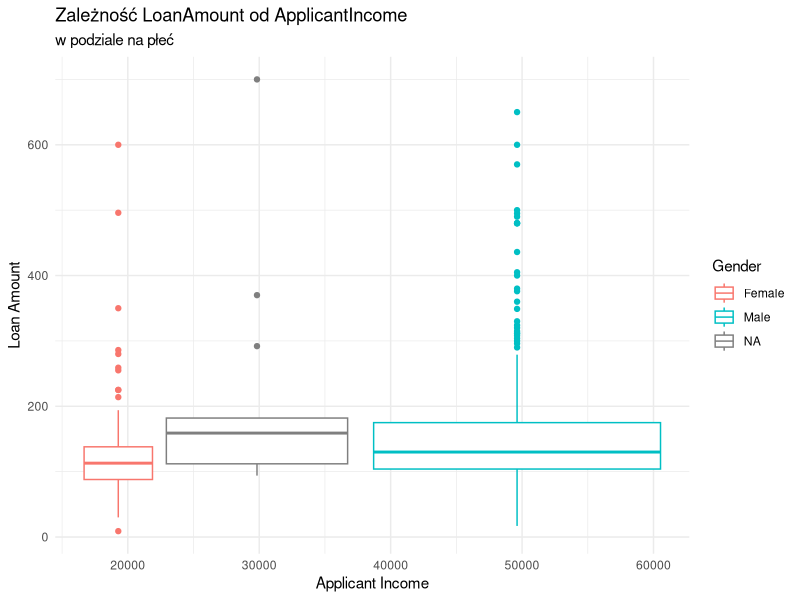
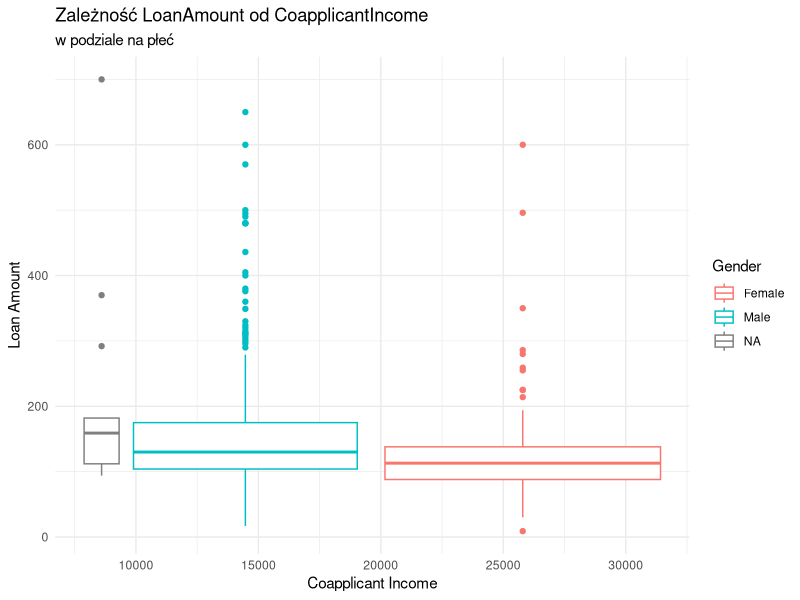
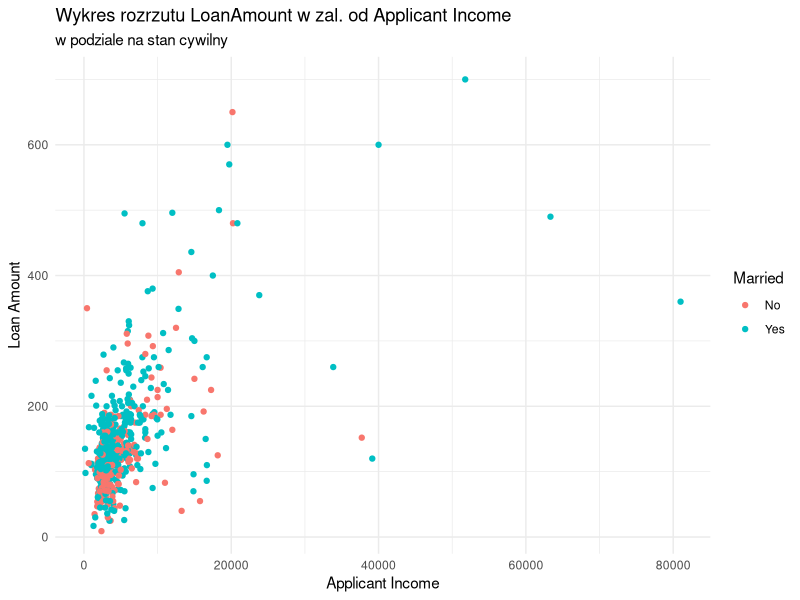

Write the R code that produced these figures, in order.
## ---- chunk 1
#Instalowanie
# options(repos = c(CRAN = "https://cloud.r-project.org"))
# install.packages(c("readr", "knitr", "kableExtra", "dplyr", "e1071", "ggplot2"), dependencies = TRUE)

#Importowanie
library(readr)
library(knitr)
library(kableExtra)
library(dplyr)
library(e1071)
library(ggplot2)
## ---- chunk 2
setwd("C:/Users/RSM18/Documents/Drazenie")
loan_data <- read_delim("train.csv", delim = ";", 
   escape_double = FALSE, col_types = cols(Dependents = col_number(), 
       LoanAmount = col_double()), trim_ws = TRUE)
attach(loan_data)
## ---- chunk 3
loan_data %>% 
  knitr::kable(col.names = gsub("[_]", " ", names(loan_data)), align = 'c', digits = 2, format.args = list(big.mark = ",")) %>% 
  scroll_box(width = "100%", height = "300px") %>% 
  kable_styling(bootstrap_options = c("striped", "responsive"), full_width = FALSE, position = "left", fixed_thead = TRUE)
## ---- chunk 4
loan_data %>% group_by(Gender) %>% summarise(
  Minimum = min(ApplicantIncome, na.rm = TRUE),
  Q1 = quantile(ApplicantIncome, probs = 0.25, na.rm = TRUE),
  Mediana = median(ApplicantIncome, na.rm = TRUE),
  Srednia = mean(ApplicantIncome, na.rm = TRUE),
  Q3 = quantile(ApplicantIncome, probs = 0.75, na.rm = TRUE),
  Maksimum = max(ApplicantIncome, na.rm = TRUE),
  Odchylenie = sd(ApplicantIncome, na.rm = TRUE),
  Asymetria_TMC = skewness(ApplicantIncome, na.rm = TRUE),
  Kurtoza = kurtosis(ApplicantIncome, na.rm = TRUE)
) %>% 
  knitr::kable(caption = 'ApplicantIncome', align = 'c', digits = 2, format.args = list(big.mark = ",")) %>% 
  kable_styling(bootstrap_options = c("striped", "responsive"), full_width = FALSE, position = "left")

loan_data %>% group_by(Gender) %>% summarise(
  Minimum = min(CoapplicantIncome, na.rm = TRUE),
  Q1 = quantile(CoapplicantIncome, probs = 0.25, na.rm = TRUE),
  Mediana = median(CoapplicantIncome, na.rm = TRUE),
  Srednia = mean(CoapplicantIncome, na.rm = TRUE),
  Q3 = quantile(CoapplicantIncome, probs = 0.75, na.rm = TRUE),
  Maksimum = max(CoapplicantIncome, na.rm = TRUE),
  Odchylenie = sd(CoapplicantIncome, na.rm = TRUE),
  Asymetria_TMC = skewness(CoapplicantIncome, na.rm = TRUE),
  Kurtoza = kurtosis(CoapplicantIncome, na.rm = TRUE)
) %>% 
  knitr::kable(caption = 'CoapplicantIncome', align = 'c', digits = 2, format.args = list(big.mark = ",")) %>% 
  kable_styling(bootstrap_options = c("striped", "responsive"), full_width = FALSE, position = "left")

loan_data %>% group_by(Gender) %>% summarise(
  Minimum = min(LoanAmount, na.rm = TRUE),
  Q1 = quantile(LoanAmount, probs = 0.25, na.rm = TRUE),
  Mediana = median(LoanAmount, na.rm = TRUE),
  Srednia = mean(LoanAmount, na.rm = TRUE),
  Q3 = quantile(LoanAmount, probs = 0.75, na.rm = TRUE),
  Maksimum = max(LoanAmount, na.rm = TRUE),
  Odchylenie = sd(LoanAmount, na.rm = TRUE),
  Asymetria_TMC = skewness(LoanAmount, na.rm = TRUE),
  Kurtoza = kurtosis(LoanAmount, na.rm = TRUE)
) %>% 
  knitr::kable(caption = 'LoanAmount', align = 'c', digits = 2, format.args = list(big.mark = ",")) %>% 
  kable_styling(bootstrap_options = c("striped", "responsive"), full_width = FALSE, position = "left")

## ---- chunk 5
loan_data %>% filter(is.na(Married) == FALSE) %>% 
  group_by(Married) %>% summarise(
  Minimum = min(ApplicantIncome, na.rm = TRUE),
  Q1 = quantile(ApplicantIncome, probs = 0.25, na.rm = TRUE),
  Mediana = median(ApplicantIncome, na.rm = TRUE),
  Srednia = mean(ApplicantIncome, na.rm = TRUE),
  Q3 = quantile(ApplicantIncome, probs = 0.75, na.rm = TRUE),
  Maksimum = max(ApplicantIncome, na.rm = TRUE),
  Odchylenie = sd(ApplicantIncome, na.rm = TRUE),
  Asymetria_TMC = skewness(ApplicantIncome, na.rm = TRUE),
  Kurtoza = kurtosis(ApplicantIncome, na.rm = TRUE)
) %>% 
  knitr::kable(caption = 'ApplicantIncome', align = 'c', digits = 2, format.args = list(big.mark = ",")) %>% 
  kable_styling(bootstrap_options = c("striped", "responsive"), full_width = FALSE, position = "left")

loan_data %>% filter(is.na(Married) == FALSE) %>%
  group_by(Married) %>% summarise(
  Minimum = min(CoapplicantIncome, na.rm = TRUE),
  Q1 = quantile(CoapplicantIncome, probs = 0.25, na.rm = TRUE),
  Mediana = median(CoapplicantIncome, na.rm = TRUE),
  Srednia = mean(CoapplicantIncome, na.rm = TRUE),
  Q3 = quantile(CoapplicantIncome, probs = 0.75, na.rm = TRUE),
  Maksimum = max(CoapplicantIncome, na.rm = TRUE),
  Odchylenie = sd(CoapplicantIncome, na.rm = TRUE),
  Asymetria_TMC = skewness(CoapplicantIncome, na.rm = TRUE),
  Kurtoza = kurtosis(CoapplicantIncome, na.rm = TRUE)
) %>% 
  knitr::kable(caption = 'CoapplicantIncome', align = 'c', digits = 2, format.args = list(big.mark = ",")) %>% 
  kable_styling(bootstrap_options = c("striped", "responsive"), full_width = FALSE, position = "left")

loan_data %>% filter(is.na(Married) == FALSE) %>% 
  group_by(Married) %>% summarise(
  Minimum = min(LoanAmount, na.rm = TRUE),
  Q1 = quantile(LoanAmount, probs = 0.25, na.rm = TRUE),
  Mediana = median(LoanAmount, na.rm = TRUE),
  Srednia = mean(LoanAmount, na.rm = TRUE),
  Q3 = quantile(LoanAmount, probs = 0.75, na.rm = TRUE),
  Maksimum = max(LoanAmount, na.rm = TRUE),
  Odchylenie = sd(LoanAmount, na.rm = TRUE),
  Asymetria_TMC = skewness(LoanAmount, na.rm = TRUE),
  Kurtoza = kurtosis(LoanAmount, na.rm = TRUE)
) %>% 
  knitr::kable(caption = 'LoanAmount', align = 'c', digits = 2, format.args = list(big.mark = ",")) %>% 
  kable_styling(bootstrap_options = c("striped", "responsive"), full_width = FALSE, position = "left")

## ---- chunk 6
ggplot(data = loan_data,
       mapping = aes(x = ApplicantIncome, y = LoanAmount, color = Gender),
       na_rm = TRUE
       ) +
  geom_boxplot(mapping = aes(color = Gender)) +
  labs(
    title = "Zależność LoanAmount od ApplicantIncome",
    subtitle = "w podziale na płeć",
    x = "Applicant Income",
    y = "Loan Amount",
    color = "Gender"
  ) +
  theme_minimal()

ggplot(data = loan_data,
       mapping = aes(x = CoapplicantIncome, y = LoanAmount, color = Gender),
       na_rm = TRUE
       ) +
  geom_boxplot(mapping = aes(color = Gender)) +
  labs(
    title = "Zależność LoanAmount od CoapplicantIncome",
    subtitle = "w podziale na płeć",
    x = "Coapplicant Income",
    y = "Loan Amount",
    color = "Gender"
  ) +
  theme_minimal()

## ---- chunk 7
ggplot(data = (loan_data %>% filter(is.na(Married) == FALSE)),
       mapping = aes(x = ApplicantIncome, y = LoanAmount, color = Married),
       na_rm = TRUE
       ) +
  geom_point(mapping = aes(color = Married)) +
  labs(
    title = "Wykres rozrzutu LoanAmount w zal. od Applicant Income",
    subtitle = "w podziale na stan cywilny",
    x = "Applicant Income",
    y = "Loan Amount",
    color = "Married"
  ) +
  theme_minimal()

## ---- chunk 8
loan_data %>% group_by(Loan_Status) %>% 
  summarise(Wariancja = var(ApplicantIncome, na.rm = TRUE)) %>% 
  knitr::kable(caption = "Wariancja ApplicantIncome", align = 'c', digits = 2, format.args = list(big.mark = ",")) %>% 
  kable_styling(bootstrap_options = c("striped", "responsive"), full_width = FALSE, position = "left")
